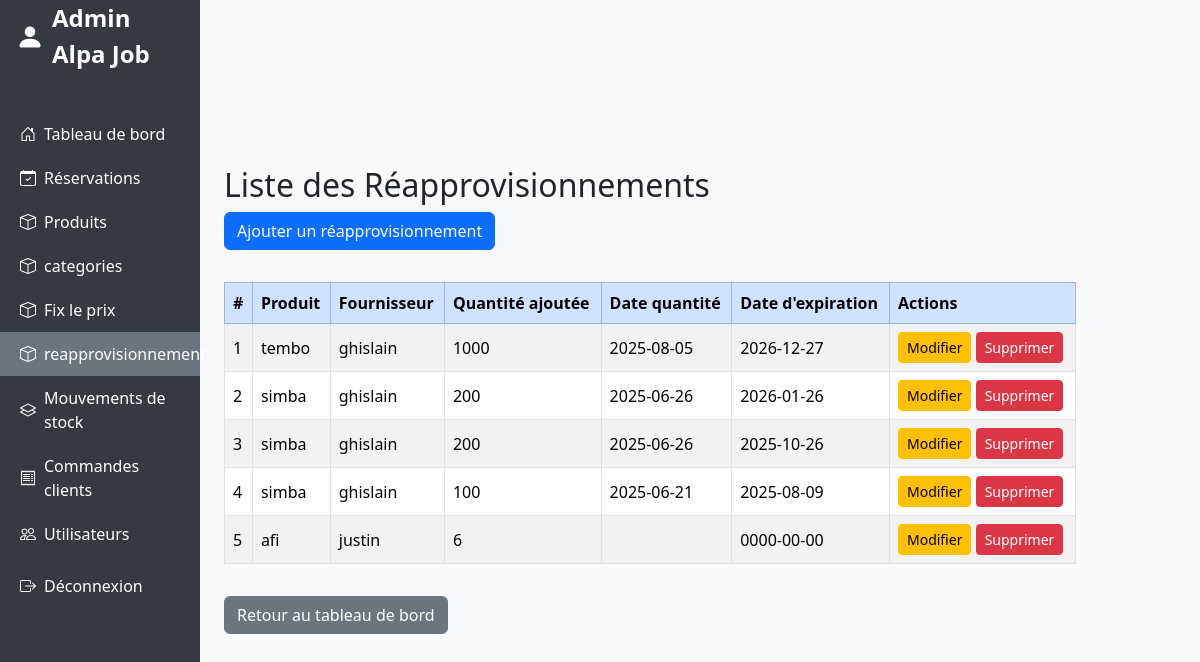
The app's page /view/reapro.php (signed in) with its own data.
### tables this page shows
CREATE TABLE `reapprovisionnement` (
  `id_reapprovisionnement` int(11) NOT NULL,
  `quantite_ajoutee` double DEFAULT NULL,
  `date_exp` date DEFAULT NULL,
  `statut` varchar(20) DEFAULT 'actif',
  `id_produit` int(11) DEFAULT NULL,
  `id_fournisseur` int(11) DEFAULT NULL,
  `date_entre` date DEFAULT NULL,
  `quantite_reste` int(11) DEFAULT 0
);

CREATE TABLE `produit` (
  `id_produit` int(11) NOT NULL,
  `nom_produit` varchar(100) DEFAULT NULL,
  `image` varchar(255) DEFAULT NULL,
  `id_categorie` int(11) DEFAULT NULL,
  `id_prix` int(11) DEFAULT NULL
);

CREATE TABLE `fournisseur` (
  `id_fournisseur` int(11) NOT NULL,
  `noms` varchar(100) DEFAULT NULL,
  `numero` varchar(20) DEFAULT NULL,
  `email` varchar(100) DEFAULT NULL
);

### models/class/classe_reapro.php (called while the page is built, shortened)
<?php
class Reapprovisionnement {
    private $con;
    public function __construct($con) {
        $this->con = $con;
    }
    public function get_all_reapprovisionnements(): array {
        $query = "SELECT r.id_reapprovisionnement, r.quantite_ajoutee, r.date_exp, r.date_entre,
                         p.nom_produit, p.id_produit, f.noms AS nom_fournisseur
                  FROM reapprovisionnement r
                  LEFT JOIN produit p ON r.id_produit = p.id_produit
                  LEFT JOIN fournisseur f ON r.id_fournisseur = f.id_fournisseur
                  ORDER BY r.date_exp DESC";
        $stmt = $this->con->prepare($query);
        $stmt->execute();
        return $stmt->fetchAll(PDO::FETCH_ASSOC);
    }
}
?>

### view/reapro.php (the view, shortened to what this page needs)
<?php
    require_once("../connexion/connexion.php");
    require_once('../models/class/classe_reapro.php');
    $db = new connexion();
    $con = $db->getconnexion();
    $reappro = new Reapprovisionnement($con);
    $reappros = $reappro->get_all_reapprovisionnements();
?>
<!DOCTYPE html>
<html lang="fr">
<head>
  <link href="https://cdn.jsdelivr.net/npm/bootstrap@5.3.3/dist/css/bootstrap.min.css" rel="stylesheet" />
  <link rel="stylesheet" href="https://cdn.jsdelivr.net/npm/bootstrap-icons@1.10.5/font/bootstrap-icons.css">
  <link rel="stylesheet" href="css/nav_admin.css">
</head>
<body>
<div class="container-fluid bg-light ">
    <div class="row align-items-center">
      <?php include_once("nav_admin.php") ?>
      <div class="col-md-8 col-lg-9 p-4">
        <h2>Liste des Réapprovisionnements</h2>
        <button class="btn btn-primary mb-3" data-bs-toggle="modal" data-bs-target="#modalReappro">Ajouter un réapprovisionnement</button>
        <table class="table table-bordered table-striped mt-3 align-middle">
          <thead class="table-primary">
            <tr>
              <th>#</th>
              <th>Produit</th>
              <th>Fournisseur</th>
              <th>Quantité ajoutée</th>
              <th>Date quantité</th>
              <th>Date d'expiration</th>
              <th>Actions</th>
            </tr>
          </thead>
          <tbody>
            <?php if (count($reappros) > 0): ?>
              <?php $i = 1; foreach ($reappros as $r): ?>
                <tr>
                  <td><?= $i++ ?></td>
                  <td><?= htmlspecialchars($r['nom_produit']) ?></td>
                  <td><?= htmlspecialchars($r['nom_fournisseur']) ?></td>
                  <td><?= htmlspecialchars($r['quantite_ajoutee']) ?></td>
                  <td><?= htmlspecialchars($r['date_entre']) ?></td>
                  <td><?= htmlspecialchars($r['date_exp']) ?></td>
                  <td>
                    <button
                      class="btn btn-sm btn-warning btnEdit"
                      data-id="<?= $r['id_reapprovisionnement'] ?>"
                      data-quantite="<?= $r['quantite_ajoutee'] ?>"
                      data-dateexp="<?= $r['date_exp'] ?>"
                      data-produit="<?= $r['nom_produit'] ?>"
                      data-idproduit="<?= $r['id_produit'] ?>"
                      data-fournisseur="<?= $r['nom_fournisseur'] ?>"
                      data-idfournisseur="<?= $r['id_fournisseur'] ?? '' ?>"
                      data-bs-toggle="modal" data-bs-target="#modalReappro"
                    >Modifier</button>
                    <a href="../controllers/controls_reapprovisionnement.php?sup=<?= $r['id_reapprovisionnement'] ?>"
                      onclick="return confirm('Voulez-vous vraiment supprimer ce réapprovisionnement ?');"
                      class="btn btn-sm btn-danger"
                    >Supprimer</a>
                  </td>
                </tr>
              <?php endforeach; ?>
            <?php else: ?>
              <tr><td colspan="7" class="text-center">Aucun réapprovisionnement trouvé.</td></tr>
            <?php endif; ?>
          </tbody>
        </table>
        <a href="dashboard.php" class="btn btn-secondary mt-3">Retour au tableau de bord</a>
      </div>
    </div>
</div>
</body>
</html>

### view/css/nav_admin.css (style rules this page uses)
body { background-color: #f8f9fa; }

### records on screen
reapprovisionnement: id_produit.nom_produit "tembo", id_fournisseur.noms "ghislain", quantite_ajoutee "1000", date_entre "2025-08-05", date_exp "2026-12-27"
reapprovisionnement: id_produit.nom_produit "simba", id_fournisseur.noms "ghislain", quantite_ajoutee "200", date_entre "2025-06-26", date_exp "2026-01-26"
reapprovisionnement: id_produit.nom_produit "simba", id_fournisseur.noms "ghislain", quantite_ajoutee "200", date_entre "2025-06-26", date_exp "2025-10-26"
reapprovisionnement: id_produit.nom_produit "simba", id_fournisseur.noms "ghislain", quantite_ajoutee "100", date_entre "2025-06-21", date_exp "2025-08-09"
reapprovisionnement: id_produit.nom_produit "afi", id_fournisseur.noms "justin", quantite_ajoutee "6", date_exp "0000-00-00"
